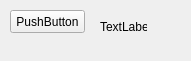
<?xml version="1.0" encoding="UTF-8"?>
<ui version="4.0">
 <class>Form</class>
 <widget class="QWidget" name="Form">
  <property name="geometry">
   <rect>
    <x>0</x>
    <y>0</y>
    <width>191</width>
    <height>61</height>
   </rect>
  </property>
  <property name="windowTitle">
   <string>Form</string>
  </property>
  <widget class="QPushButton" name="pushButton">
   <property name="geometry">
    <rect>
     <x>10</x>
     <y>10</y>
     <width>75</width>
     <height>23</height>
    </rect>
   </property>
   <property name="text">
    <string>PushButton</string>
   </property>
  </widget>
  <widget class="QLabel" name="label">
   <property name="geometry">
    <rect>
     <x>100</x>
     <y>20</y>
     <width>47</width>
     <height>13</height>
    </rect>
   </property>
   <property name="text">
    <string>TextLabel</string>
   </property>
  </widget>
 </widget>
 <resources/>
 <connections/>
</ui>
